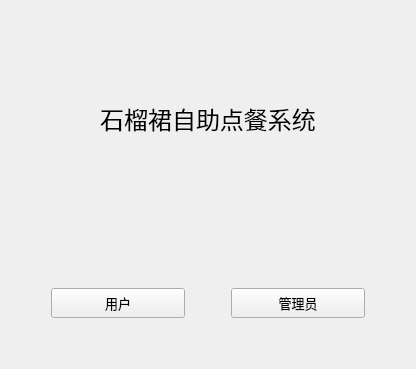
<?xml version="1.0" encoding="UTF-8"?>
<ui version="4.0">
 <class>Form</class>
 <widget class="QWidget" name="Form">
  <property name="geometry">
   <rect>
    <x>0</x>
    <y>0</y>
    <width>416</width>
    <height>369</height>
   </rect>
  </property>
  <property name="windowTitle">
   <string>石榴裙自主点餐系统</string>
  </property>
  <layout class="QVBoxLayout" name="verticalLayout" stretch="1,4,2,0,2,0">
   <item>
    <spacer name="verticalSpacer_2">
     <property name="orientation">
      <enum>Qt::Vertical</enum>
     </property>
     <property name="sizeHint" stdset="0">
      <size>
       <width>20</width>
       <height>40</height>
      </size>
     </property>
    </spacer>
   </item>
   <item>
    <widget class="QLabel" name="label">
     <property name="font">
      <font>
       <pointsize>18</pointsize>
      </font>
     </property>
     <property name="text">
      <string>石榴裙自助点餐系统</string>
     </property>
     <property name="alignment">
      <set>Qt::AlignCenter</set>
     </property>
    </widget>
   </item>
   <item>
    <spacer name="verticalSpacer">
     <property name="orientation">
      <enum>Qt::Vertical</enum>
     </property>
     <property name="sizeHint" stdset="0">
      <size>
       <width>20</width>
       <height>40</height>
      </size>
     </property>
    </spacer>
   </item>
   <item>
    <layout class="QHBoxLayout" name="horizontalLayout">
     <property name="spacing">
      <number>50</number>
     </property>
     <property name="leftMargin">
      <number>46</number>
     </property>
     <property name="rightMargin">
      <number>46</number>
     </property>
     <item>
      <widget class="QLabel" name="label_2">
       <property name="text">
        <string>&lt;html&gt;&lt;head/&gt;&lt;body&gt;&lt;a href=&quot;1&quot;&gt;&lt;p&gt;&lt;img src=&quot;:/people (1).png&quot;/&gt;&lt;/p&gt;&lt;/a&gt;&lt;/body&gt;&lt;/html&gt;</string>
       </property>
      </widget>
     </item>
     <item>
      <widget class="QLabel" name="label_3">
       <property name="text">
        <string>&lt;html&gt;&lt;head/&gt;&lt;body&gt;&lt;a href=&quot;2&quot;&gt;&lt;p&gt;&lt;img src=&quot;:/manager.png&quot;/&gt;&lt;/p&gt;&lt;/a&gt;&lt;/body&gt;&lt;/html&gt;</string>
       </property>
      </widget>
     </item>
    </layout>
   </item>
   <item>
    <layout class="QHBoxLayout" name="horizontalLayout_2" stretch="0,2,0,2,0">
     <item>
      <spacer name="horizontalSpacer">
       <property name="orientation">
        <enum>Qt::Horizontal</enum>
       </property>
       <property name="sizeHint" stdset="0">
        <size>
         <width>40</width>
         <height>20</height>
        </size>
       </property>
      </spacer>
     </item>
     <item>
      <widget class="QPushButton" name="customerButton">
       <property name="minimumSize">
        <size>
         <width>0</width>
         <height>30</height>
        </size>
       </property>
       <property name="font">
        <font>
         <pointsize>10</pointsize>
        </font>
       </property>
       <property name="text">
        <string>用户</string>
       </property>
      </widget>
     </item>
     <item>
      <spacer name="horizontalSpacer_3">
       <property name="orientation">
        <enum>Qt::Horizontal</enum>
       </property>
       <property name="sizeHint" stdset="0">
        <size>
         <width>40</width>
         <height>20</height>
        </size>
       </property>
      </spacer>
     </item>
     <item>
      <widget class="QPushButton" name="managerButton">
       <property name="minimumSize">
        <size>
         <width>0</width>
         <height>30</height>
        </size>
       </property>
       <property name="font">
        <font>
         <pointsize>10</pointsize>
        </font>
       </property>
       <property name="text">
        <string>管理员</string>
       </property>
      </widget>
     </item>
     <item>
      <spacer name="horizontalSpacer_2">
       <property name="orientation">
        <enum>Qt::Horizontal</enum>
       </property>
       <property name="sizeHint" stdset="0">
        <size>
         <width>40</width>
         <height>20</height>
        </size>
       </property>
      </spacer>
     </item>
    </layout>
   </item>
   <item>
    <spacer name="verticalSpacer_3">
     <property name="orientation">
      <enum>Qt::Vertical</enum>
     </property>
     <property name="sizeHint" stdset="0">
      <size>
       <width>20</width>
       <height>40</height>
      </size>
     </property>
    </spacer>
   </item>
  </layout>
 </widget>
 <resources>
  <include location="resource.qrc"/>
 </resources>
 <connections/>
</ui>
